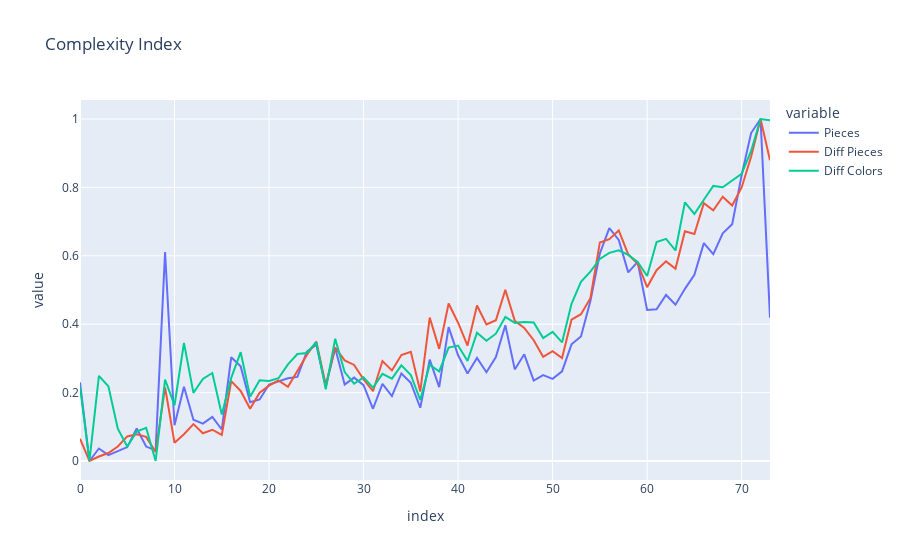

The notebook cell saved with this chart:
### Code cell
import pandas as pd
import plotly.express as px

# Assuming normalized_avg_pieces, normalized_avg_diff_pieces, normalized_avg_diff_colors are DataFrames with the respective columns

# Combine the DataFrames
normalized_df = pd.concat([normalized_avg_pieces['num_parts'], normalized_avg_diff_pieces['unique_part_count'], normalized_avg_diff_colors['unique_color_count']], axis=1)
normalized_df.columns = ['Normalized Avg Pieces', 'Normalized Avg Diff Pieces', 'Normalized Avg Diff Colors']

# Create an interactive line plot using Plotly Express
fig = px.line(normalized_df, title='Complexity Index', line_shape='linear')

# Rename the lines
fig.for_each_trace(lambda t: t.update(name=t.name.replace("Normalized Avg ", "")))

# Show the plot
fig.show()

### Figure 1 — Plotly figure (JSON) as saved in the notebook; plotly's stock layout.template omitted (floating-point values rounded to 4 significant figures)
{"data": [{"hovertemplate": "variable=Normalized Avg Pieces<br>index=%{x}<br>value=%{y}<extra></extra>", "legendgroup": "Normalized Avg Pieces", "line": {"color": "#636efa", "dash": "solid", "shape": "linear"}, "marker": {"symbol": "circle"}, "mode": "lines", "name": "Pieces", "orientation": "v", "showlegend": true, "type": "scatter", "x": [0, 1, 2, 3, 4, 5, 6, 7, 8, 9, 10, 11, 12, 13, 14, 15, 16, 17, 18, 19, 20, 21, 22, 23, 24, 25, 26, 27, 28, 29, 30, 31, 32, 33, 34, 35, 36, 37, 38, 39, 40, 41, 42, 43, 44, 45, 46, 47, 48, 49, 50, 51, 52, 53, 54, 55, 56, 57, 58, 59, 60, 61, 62, 63, 64, 65, 66, 67, 68, 69, 70, 71, 72, 73], "xaxis": "x", "y": [0.23, 0, 0.03655, 0.01716, 0.0287, 0.04068, 0.09516, 0.04219, 0.03111, 0.6112, 0.1044, 0.2172, 0.1205, 0.1094, 0.129, 0.09206, 0.3034, 0.2766, 0.1715, 0.1798, 0.2236, 0.2334, 0.2417, 0.2459, 0.32, 0.3399, 0.2174, 0.3303, 0.2234, 0.2438, 0.2219, 0.1527, 0.2255, 0.1899, 0.2561, 0.2284, 0.1556, 0.2966, 0.2161, 0.3914, 0.309, 0.2558, 0.3013, 0.2596, 0.3039, 0.3967, 0.2678, 0.312, 0.2352, 0.2513, 0.2402, 0.2623, 0.3412, 0.3643, 0.4678, 0.6069, 0.6811, 0.6466, 0.5515, 0.582, 0.4417, 0.4437, 0.4856, 0.4572, 0.5035, 0.5442, 0.637, 0.6051, 0.6656, 0.6923, 0.8354, 0.9589, 1, 0.4188], "yaxis": "y"}, {"hovertemplate": "variable=Normalized Avg Diff Pieces<br>index=%{x}<br>value=%{y}<extra></extra>", "legendgroup": "Normalized Avg Diff Pieces", "line": {"color": "#EF553B", "dash": "solid", "shape": "linear"}, "marker": {"symbol": "circle"}, "mode": "lines", "name": "Diff Pieces", "orientation": "v", "showlegend": true, "type": "scatter", "x": [0, 1, 2, 3, 4, 5, 6, 7, 8, 9, 10, 11, 12, 13, 14, 15, 16, 17, 18, 19, 20, 21, 22, 23, 24, 25, 26, 27, 28, 29, 30, 31, 32, 33, 34, 35, 36, 37, 38, 39, 40, 41, 42, 43, 44, 45, 46, 47, 48, 49, 50, 51, 52, 53, 54, 55, 56, 57, 58, 59, 60, 61, 62, 63, 64, 65, 66, 67, 68, 69, 70, 71, 72, 73], "xaxis": "x", "y": [0.0653, 0, 0.01306, 0.02332, 0.04235, 0.07183, 0.07836, 0.07048, 0.02612, 0.2155, 0.05328, 0.07836, 0.108, 0.08122, 0.09142, 0.07612, 0.2336, 0.2048, 0.1528, 0.1995, 0.2203, 0.2354, 0.2171, 0.2626, 0.3098, 0.3495, 0.2224, 0.3318, 0.2941, 0.2808, 0.2387, 0.204, 0.2922, 0.2648, 0.3099, 0.3192, 0.2034, 0.4195, 0.3279, 0.4605, 0.4043, 0.3376, 0.4548, 0.3995, 0.4116, 0.5003, 0.4098, 0.3893, 0.3532, 0.3045, 0.321, 0.301, 0.4132, 0.4293, 0.4761, 0.639, 0.6485, 0.674, 0.6043, 0.5768, 0.5082, 0.558, 0.5838, 0.5622, 0.6718, 0.6635, 0.7539, 0.7333, 0.7726, 0.7468, 0.7998, 0.8899, 1, 0.8794], "yaxis": "y"}, {"hovertemplate": "variable=Normalized Avg Diff Colors<br>index=%{x}<br>value=%{y}<extra></extra>", "legendgroup": "Normalized Avg Diff Colors", "line": {"color": "#00cc96", "dash": "solid", "shape": "linear"}, "marker": {"symbol": "circle"}, "mode": "lines", "name": "Diff Colors", "orientation": "v", "showlegend": true, "type": "scatter", "x": [0, 1, 2, 3, 4, 5, 6, 7, 8, 9, 10, 11, 12, 13, 14, 15, 16, 17, 18, 19, 20, 21, 22, 23, 24, 25, 26, 27, 28, 29, 30, 31, 32, 33, 34, 35, 36, 37, 38, 39, 40, 41, 42, 43, 44, 45, 46, 47, 48, 49, 50, 51, 52, 53, 54, 55, 56, 57, 58, 59, 60, 61, 62, 63, 64, 65, 66, 67, 68, 69, 70, 71, 72, 73], "xaxis": "x", "y": [0.2173, 0, 0.249, 0.2183, 0.09467, 0.04245, 0.08579, 0.09719, 0, 0.2377, 0.163, 0.3452, 0.1992, 0.2398, 0.2574, 0.1358, 0.2429, 0.3181, 0.1882, 0.2358, 0.2338, 0.2421, 0.2825, 0.3128, 0.3158, 0.3471, 0.2097, 0.3574, 0.26, 0.226, 0.2445, 0.2147, 0.2547, 0.2407, 0.2795, 0.2516, 0.1784, 0.2817, 0.2618, 0.3317, 0.3377, 0.2924, 0.3751, 0.3516, 0.3723, 0.4213, 0.4039, 0.4066, 0.4048, 0.3594, 0.3778, 0.3468, 0.4598, 0.5238, 0.5538, 0.5907, 0.6087, 0.6158, 0.6027, 0.5818, 0.5408, 0.6403, 0.6495, 0.6156, 0.7565, 0.7224, 0.764, 0.8043, 0.8003, 0.8209, 0.8396, 0.9067, 1, 0.9961], "yaxis": "y"}], "layout": {"legend": {"title": {"text": "variable"}, "tracegroupgap": 0}, "title": {"text": "Complexity Index"}, "xaxis": {"anchor": "y", "domain": [0, 1], "title": {"text": "index"}}, "yaxis": {"anchor": "x", "domain": [0, 1], "title": {"text": "value"}}}}
